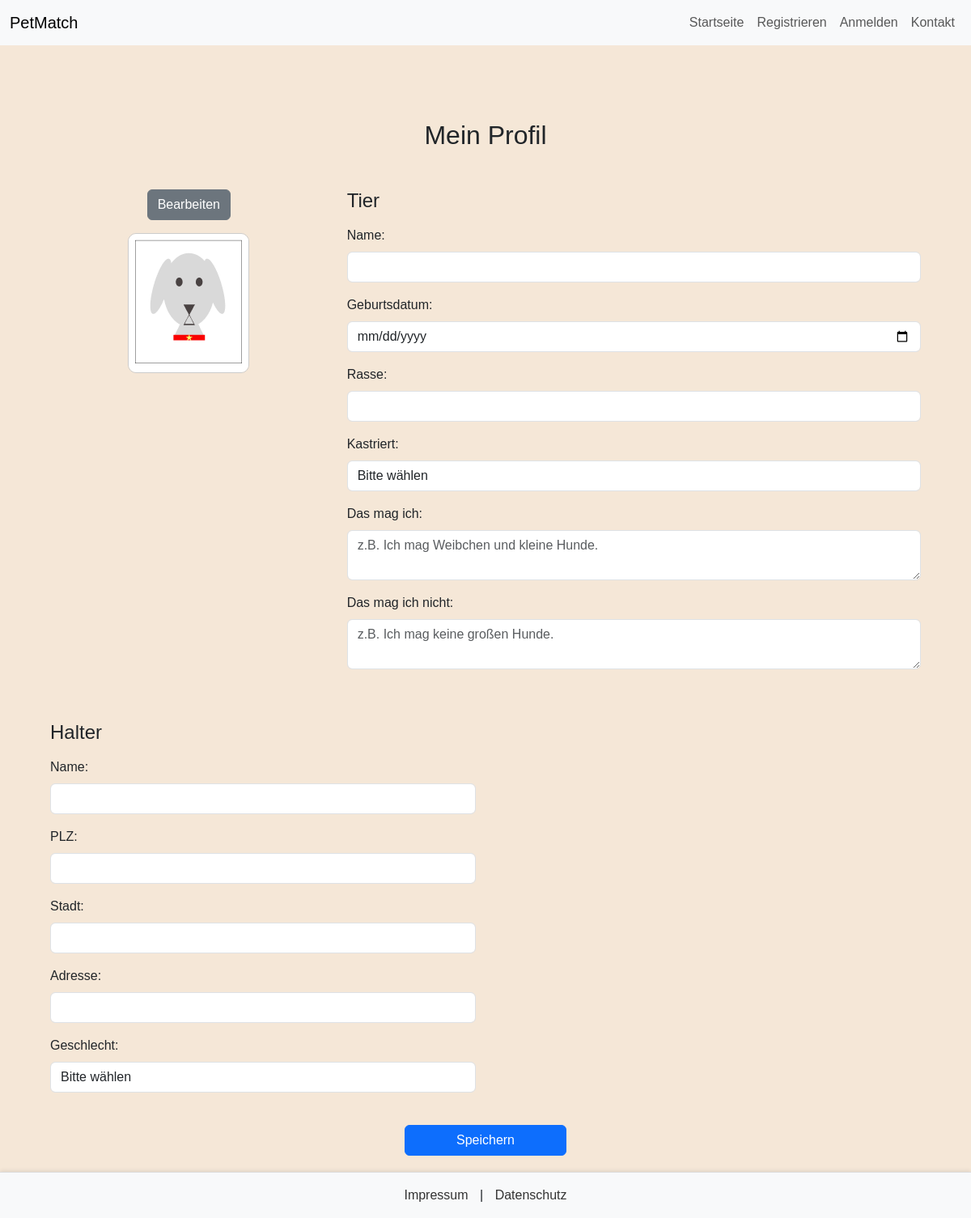
The app's page /profil_bearbeiten (signed in), older data.
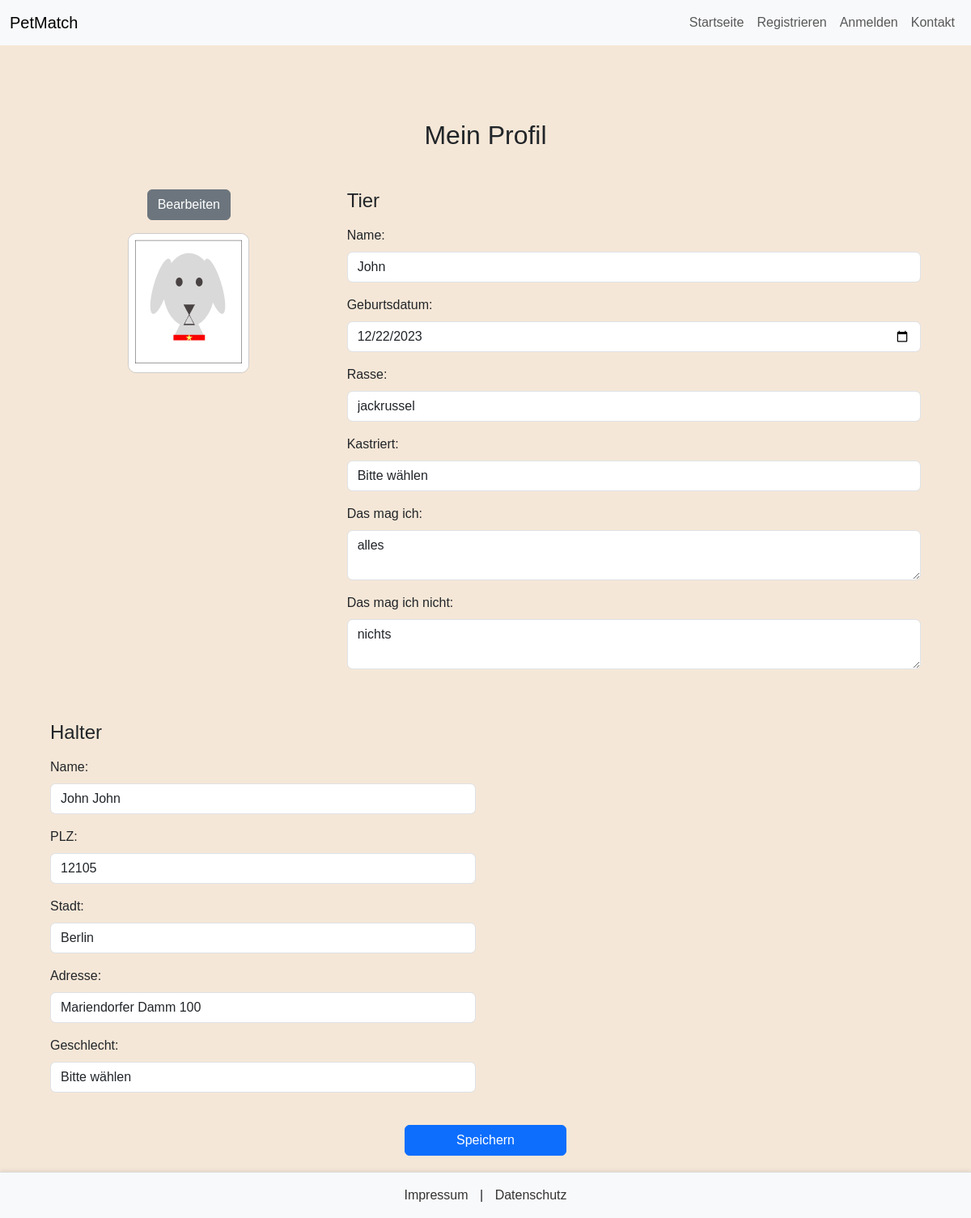
The same page, newer data.
### db.py (models this page shows)
class Tier(db.Model):
    tier_id = db.Column(db.Integer, primary_key=True, autoincrement=True)
    halter_id = db.Column(db.Integer, db.ForeignKey('halter.halter_id'), nullable=False)
    tier_name = db.Column(db.String, nullable=False)
    rasse = db.Column(db.String, nullable=False)
    geburtsdatum = db.Column(db.Date)
    das_mag_ich = db.Column(db.String)
    das_mag_ich_nicht = db.Column(db.String)

class Halter(db.Model):
    halter_id = db.Column(db.Integer, primary_key=True, autoincrement=True)
    email = db.Column(db.String, db.ForeignKey('benutzer.email'), nullable=False)
    name = db.Column(db.String, nullable=False)
    strasse = db.Column(db.String)
    hausnummer = db.Column(db.Integer)
    stadt = db.Column(db.String)
    plz = db.Column(db.Integer)
    breitengrad = db.Column(db.Float)
    laengengrad = db.Column(db.Float)
    radius = db.Column(db.Integer)

### app.py (the view, shortened to what this page needs)
@app.route("/profil_bearbeiten", methods=['GET', 'POST'])
def profil_bearbeiten():
    if 'email' not in session:
        return redirect(url_for('anmeldung'))  # Weiterleitung zur Anmeldung, falls nicht eingeloggt
    email = session['email']  # E-Mail des Nutzers aus der Session holen
    halter = Halter.query.filter_by(email=email).first()
    tier = Tier.query.filter_by(halter_id=halter.halter_id).first() if halter else None
    return render_template(
        "profil_bearbeiten.html",
        title="Profil bearbeiten",
        halter=halter,
        tier=tier
    )

### templates/profil_bearbeiten.html (shortened to what this page needs)
{% extends "base.html" %}
{% block content %}
<body class="seite-profil-erstellen">
    <h2 class="text-center my-4">Mein Profil</h2>
    <div class="container mt-5">
        <form method="post" action="/profil_bearbeiten" enctype="multipart/form-data">
            <div class="row">
                <div class="col-md-4 text-center d-flex flex-column align-items-center">
                    <button type="button" class="btn btn-secondary mb-3">Bearbeiten</button>
                    <img src="{{ url_for('static', filename='bilder/profilbild-platzhalter.png') }}" alt="Profilbild"
                        class="img-fluid" style="border: 1px solid #ccc; border-radius: 10px;">
                </div>
                <div class="col-md-8">
                    <h4 class="mb-3">Tier</h4>
                    <div class="mb-3">
                        <label for="tier_name" class="form-label">Name:</label>
                        <input type="text" class="form-control" id="tier_name" name="tier_name" required
                            value="{{ tier.tier_name if tier else '' }}">
                    </div>
                    <div class="mb-3">
                        <label for="geburtsdatum" class="form-label">Geburtsdatum:</label>
                        <input type="date" class="form-control" id="geburtsdatum" name="geburtsdatum"
                            value="{{ tier.geburtsdatum if tier and tier.geburtsdatum else '' }}">
                    </div>
                    <div class="mb-3">
                        <label for="rasse" class="form-label">Rasse:</label>
                        <input type="text" class="form-control" id="rasse" name="rasse" required
                            value="{{ tier.rasse if tier else '' }}">
                    </div>
                    <div class="mb-3">
                        <label for="kastriert" class="form-label">Kastriert:</label>
                        <select class="form-control" id="kastriert" name="kastriert" >
                            <option value="" {% if not tier or not tier.kastriert %}selected{% endif %}>Bitte wählen</option>
                        </select>
                    </div>
                    <div class="mb-3">
                        <label for="das_mag_ich" class="form-label">Das mag ich:</label>
                        <textarea class="form-control" id="das_mag_ich" name="das_mag_ich" rows="2"
                            placeholder="z.B. Ich mag Weibchen und kleine Hunde.">{{ tier.das_mag_ich if tier else '' }}</textarea>
                    </div>
                    <div class="mb-3">
                        <label for="das_mag_ich_nicht" class="form-label">Das mag ich nicht:</label>
                        <textarea class="form-control" id="das_mag_ich_nicht" name="das_mag_ich_nicht" rows="2"
                            placeholder="z.B. Ich mag keine großen Hunde.">{{ tier.das_mag_ich_nicht if tier else '' }}</textarea>
                    </div>
                </div>
            </div>
            <div class="row mt-5">
                <div class="col-md-6">
                    <h4 class="mb-3">Halter</h4>
                    <div class="mb-3">
                        <label for="name" class="form-label">Name:</label>
                        <input type="text" class="form-control" id="name" name="name" required
                            value="{{ halter.name if halter else '' }}">
                    </div>
                    <div class="mb-3">
                        <label for="plz" class="form-label">PLZ:</label>
                        <input type="number" class="form-control" id="plz" name="plz"
                            value="{{ halter.plz if halter else '' }}">
                    </div>
                    <div class="mb-3">
                        <label for="stadt" class="form-label">Stadt:</label>
                        <input type="text" class="form-control" id="stadt" name="stadt"
                            value="{{ halter.stadt if halter else '' }}">
                    </div>
                    <div class="mb-3">
                        <label for="strasse" class="form-label">Adresse:</label>
                        <input type="text" class="form-control" id="strasse" name="strasse"
                            value="{{ halter.strasse if halter else '' }}">
                    </div>
                    <div class="mb-3">
                        <label for="geschlecht" class="form-label">Geschlecht:</label>
                        <select class="form-control" id="geschlecht" name="geschlecht">
                            <option value="" {% if not halter or not halter.geschlecht %}selected{% endif %}>Bitte wählen</option>
                        </select>
                    </div>
                </div>
            </div>
            <div class="text-center mt-4">
                <button type="submit" class="btn btn-primary" style="width: 200px;">Speichern</button>
            </div>
        </form>
    </div>
</body>
{% endblock %}

### templates/base.html (shortened to what this page needs)
<!DOCTYPE html>
<html lang="de">
<head>
    <link href="https://cdn.jsdelivr.net/npm/bootstrap@5.3.0-alpha3/dist/css/bootstrap.min.css" rel="stylesheet">
    <link rel="stylesheet" href="static/css/style.css">
</head>
<body>
    <header class="header">
        <nav class="navbar navbar-expand-lg navbar-light bg-light">
            <div class="container-fluid">
                <a class="navbar-brand" href="{{ url_for('index') }}">PetMatch</a>
                <div class="collapse navbar-collapse" id="navbarNav">
                    <ul class="navbar-nav ms-auto">
                        <li class="nav-item">
                            <a class="nav-link" href="{{ url_for('index') }}">Startseite</a>
                        </li>
                        <li class="nav-item">
                            <a class="nav-link" href="{{ url_for('registrierung') }}">Registrieren</a>
                        </li>
                        <li class="nav-item">
                            <a class="nav-link" href="{{ url_for('anmeldung') }}">Anmelden</a>
                        </li>
                        <li class="nav-item">
                            <a class="nav-link" href="{{ url_for('kontakt') }}">Kontakt</a>
                        </li>
                    </ul>
                </div>
            </div>
        </nav>
    </header>
    <main class="content container mt-5">
        {% block content %}{% endblock %}
    </main>
    <footer class="footer text-center py-3">
        <div class="container">
            <a href="{{ url_for('impressum') }}">Impressum</a> |
            <a href="{{ url_for('datenschutz') }}">Datenschutz</a>
        </div>
    </footer>
</body>
</html>

### static/css/style.css (style rules this page uses)
body { font-family: Arial, sans-serif; margin: 0; padding: 0; background-color: #f5e7d7; display: flex; flex-direction: column; min-height: 100vh; }
.content { padding: 20px; flex: 1; }
.footer { background-color: #f8f9fa; padding: 10px 20px; text-align: center; border-top: 1px solid #ddd; position: relative; bottom: 0; width: 100%; box-shadow: 0 -1px 5px rgba(0, 0, 0, 0.1); }
.footer a { margin: 0 10px; text-decoration: none; color: #333; }

Row changes from the older to the newer data that the page shows:
added Tier: tier_name "John", geburtsdatum "12/22/2023", rasse "jackrussel", das_mag_ich "alles", das_mag_ich_nicht "nichts"
added Halter: name "John John", plz "12105", stadt "Berlin", strasse "Mariendorfer Damm 100"
